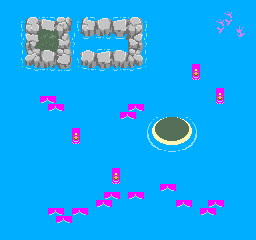

This game map was drawn from its Tiled (.tmx) file and the tilesets committed beside it. A one-line description and the trimmed map source follow:
An orthogonal 32x30 tile map with 8x8 px tiles, 3 tile layers (Tile Layer 1, Tile Layer 2, Tile Layer 3).

<map version="1.0" orientation="orthogonal" width="32" height="30" tilewidth="8" tileheight="8">
 <tileset firstgid="1" name="tileset" tilewidth="8" tileheight="8">
  <image source="tileset.png" trans="ff00ff" width="256" height="240" />
 </tileset>
 <layer name="Tile Layer 1" width="32" height="30">
  <data>[960 cells, 960 non-empty, 1 distinct tile ids]</data>
 </layer>
 <layer name="Tile Layer 2" width="32" height="30">
  <data>[960 cells, 193 non-empty, 131 distinct tile ids]</data>
 </layer>
 <layer name="Tile Layer 3" width="32" height="30">
  <data>[960 cells, 0 non-empty, 0 distinct tile ids]</data>
 </layer>
</map>